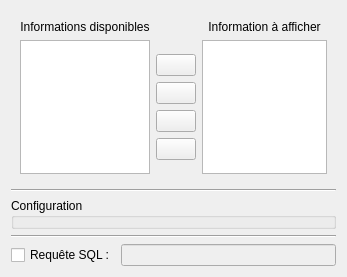
<?xml version="1.0" encoding="UTF-8"?>
<ui version="4.0">
 <class>SummaryQueryWidget</class>
 <widget class="QWidget" name="SummaryQueryWidget">
  <property name="geometry">
   <rect>
    <x>0</x>
    <y>0</y>
    <width>347</width>
    <height>277</height>
   </rect>
  </property>
  <property name="windowTitle">
   <string>Form</string>
  </property>
  <layout class="QVBoxLayout" name="verticalLayout_2">
   <item>
    <widget class="QWidget" name="m_info_widget" native="true">
     <layout class="QGridLayout" name="gridLayout_2">
      <item row="1" column="2">
       <widget class="QListWidget" name="m_choosen_list"/>
      </item>
      <item row="0" column="0">
       <widget class="QLabel" name="label">
        <property name="text">
         <string>Informations disponibles</string>
        </property>
        <property name="alignment">
         <set>Qt::AlignCenter</set>
        </property>
       </widget>
      </item>
      <item row="1" column="0">
       <widget class="QListWidget" name="m_available_list"/>
      </item>
      <item row="0" column="2">
       <widget class="QLabel" name="label_2">
        <property name="text">
         <string>Information à afficher</string>
        </property>
        <property name="alignment">
         <set>Qt::AlignCenter</set>
        </property>
       </widget>
      </item>
      <item row="1" column="1">
       <layout class="QVBoxLayout" name="verticalLayout">
        <item>
         <spacer name="verticalSpacer">
          <property name="orientation">
           <enum>Qt::Vertical</enum>
          </property>
          <property name="sizeHint" stdset="0">
           <size>
            <width>20</width>
            <height>40</height>
           </size>
          </property>
         </spacer>
        </item>
        <item>
         <widget class="QPushButton" name="m_up_pb">
          <property name="text">
           <string/>
          </property>
          <property name="icon">
           <iconset resource="../../../qelectrotech.qrc">
            <normaloff>:/ico/16x16/go-up.png</normaloff>:/ico/16x16/go-up.png</iconset>
          </property>
         </widget>
        </item>
        <item>
         <widget class="QPushButton" name="m_add_pb">
          <property name="text">
           <string/>
          </property>
          <property name="icon">
           <iconset resource="../../../qelectrotech.qrc">
            <normaloff>:/ico/16x16/list-add.png</normaloff>:/ico/16x16/list-add.png</iconset>
          </property>
         </widget>
        </item>
        <item>
         <widget class="QPushButton" name="m_remove_pb">
          <property name="text">
           <string/>
          </property>
          <property name="icon">
           <iconset resource="../../../qelectrotech.qrc">
            <normaloff>:/ico/16x16/list-remove.png</normaloff>:/ico/16x16/list-remove.png</iconset>
          </property>
         </widget>
        </item>
        <item>
         <widget class="QPushButton" name="m_down_pb">
          <property name="text">
           <string/>
          </property>
          <property name="icon">
           <iconset resource="../../../qelectrotech.qrc">
            <normaloff>:/ico/16x16/go-down.png</normaloff>:/ico/16x16/go-down.png</iconset>
          </property>
         </widget>
        </item>
        <item>
         <spacer name="verticalSpacer_2">
          <property name="orientation">
           <enum>Qt::Vertical</enum>
          </property>
          <property name="sizeHint" stdset="0">
           <size>
            <width>20</width>
            <height>40</height>
           </size>
          </property>
         </spacer>
        </item>
       </layout>
      </item>
     </layout>
    </widget>
   </item>
   <item>
    <widget class="Line" name="line">
     <property name="orientation">
      <enum>Qt::Horizontal</enum>
     </property>
    </widget>
   </item>
   <item>
    <widget class="ConfigSaveLoaderWidget" name="m_config_gb">
     <property name="title">
      <string>Configuration</string>
     </property>
    </widget>
   </item>
   <item>
    <widget class="Line" name="line_2">
     <property name="orientation">
      <enum>Qt::Horizontal</enum>
     </property>
    </widget>
   </item>
   <item>
    <layout class="QHBoxLayout" name="horizontalLayout">
     <item>
      <widget class="QCheckBox" name="m_edit_sql_query_cb">
       <property name="text">
        <string>Requête SQL :</string>
       </property>
      </widget>
     </item>
     <item>
      <widget class="QLineEdit" name="m_user_query_le">
       <property name="enabled">
        <bool>false</bool>
       </property>
      </widget>
     </item>
    </layout>
   </item>
  </layout>
 </widget>
 <customwidgets>
  <customwidget>
   <class>ConfigSaveLoaderWidget</class>
   <extends>QGroupBox</extends>
   <header>configsaveloaderwidget.h</header>
   <container>1</container>
  </customwidget>
 </customwidgets>
 <resources>
  <include location="../../../qelectrotech.qrc"/>
 </resources>
 <connections/>
</ui>
